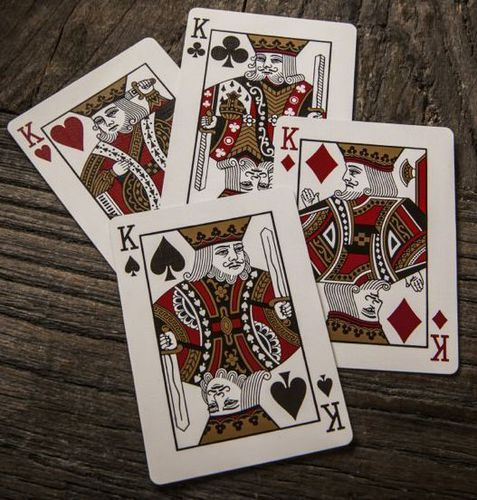
#> input picture Resources/cards.jpg, 477 x 500 px, given in place of the camera
$ python project01.py
#> lines starting #> are read from the running program, lines starting #| are printed output that depends on the picture; after the words box and inside, x2 and y2 are one past the last pixel; in counts of white or black regions, pixels touching at a corner belong together
#> further down, img is the input picture: shape (500, 477, 3); mean B, G, R 88.1, 96.6, 109.6
# Project 1 – Virtual Paint
import cv2
import numpy as np

frameWidth = 640
frameHeight = 480
cap = cv2.VideoCapture(cv2.CAP_DSHOW)  # 카메라 켜지는데 너무 느려서 설정 (Logitech BRIO Webcam)
cap.set(cv2.CAP_PROP_FOURCC, cv2.VideoWriter_fourcc('M', 'J', 'P', 'G'))
cap.set(cv2.CAP_PROP_FRAME_WIDTH, frameWidth)
cap.set(cv2.CAP_PROP_FRAME_HEIGHT, frameHeight)
cap.set(cv2.CAP_PROP_FPS, 60)
cap.set(cv2.CAP_PROP_BRIGHTNESS, 150)

myColors = [[52, 82, 41, 179, 192, 176]]  # blue

myColorValues = [[255, 51, 153]]  # purple

myPoints = []  # [x, y, colorId]


# TODO: HSV 에 대해서 공부가 필요
def findColor(img, myColors, myColorValues):
    imgHSV = cv2.cvtColor(img, cv2.COLOR_BGR2HSV)
#> imgHSV: shape (500, 477, 3); mean H, S, V 21.2, 75.8, 109.6
    count = 0
    newPoints = []
    for color in myColors:
        lower = np.array(color[0:3])
        upper = np.array(color[3:6])
        mask = cv2.inRange(imgHSV, lowerb=lower, upperb=upper)
        x, y = getContours(mask)
        cv2.circle(imgResult, (x, y), 10, myColorValues[count], cv2.FILLED)
        if x != 0 and y != 0:
            newPoints.append([x, y, count])
        count += 1
#> this loop made 1 pass
#> (x, y) on pass 1: (0, 0)
#> pass 1, in findColor, `mask = cv2.inRange(imgHSV, lowerb=lower, upperb=upper)`:
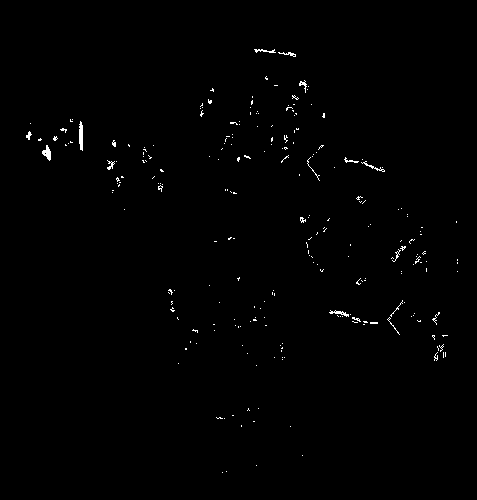
#> mask: shape (500, 477); 0.62% white in thin lines or dots, all inside (x1, y1, x2, y2) = (26, 49, 458, 473)
#> after the loop: imgResult: shape (500, 477, 3); 0.04% of pixels changed, all inside (x1, y1, x2, y2) = (0, 0, 11, 11)
#> after the loop, count = 1; newPoints = []
        # cv2.imshow(str(color[0]), mask)
    return newPoints


def getContours(img):
    contours, hierarchy = cv2.findContours(img, cv2.RETR_EXTERNAL, cv2.CHAIN_APPROX_NONE)  # 윤곽을 가져옴
    x, y, w, h = 0, 0, 0, 0
    for cnt in contours:
        area = cv2.contourArea(cnt)  # 윤곽의 넓이
        if area > 500:
            # cv2.drawContours(imgResult, cnt, -1, (255, 0, 0), 3)  # 윤곽 그리기 (파랑)
            peri = cv2.arcLength(cnt, True)
            approx = cv2.approxPolyDP(cnt, 0.02 * peri, True)  # arcLength 에 일정한 값을 곱하여 근사값을 적용한다.
            x, y, w, h = cv2.boundingRect(approx)  # Calculates the up-right bounding rectangle of a point set.
    return x + w // 2, y


def drawOnCanvas(myPoints, myColorValues):
    for point in myPoints:
        cv2.circle(imgResult, (point[0], point[1]), 10, myColorValues[point[2]], cv2.FILLED)


while True:
    success, img = cap.read()
    imgResult = img.copy()
    newPoints = findColor(img, myColors, myColorValues)
#> newPoints = []
    if len(newPoints) != 0:
        for newPoint in newPoints:
            myPoints.append(newPoint)
    if len(myPoints) != 0:
        drawOnCanvas(myPoints, myColorValues)

    cv2.imshow("Video", imgResult)
    if cv2.waitKey(1) & 0xFF == ord('q'):
#> (key q is pressed here)
        break

cap.release()
cv2.destroyAllWindows()
